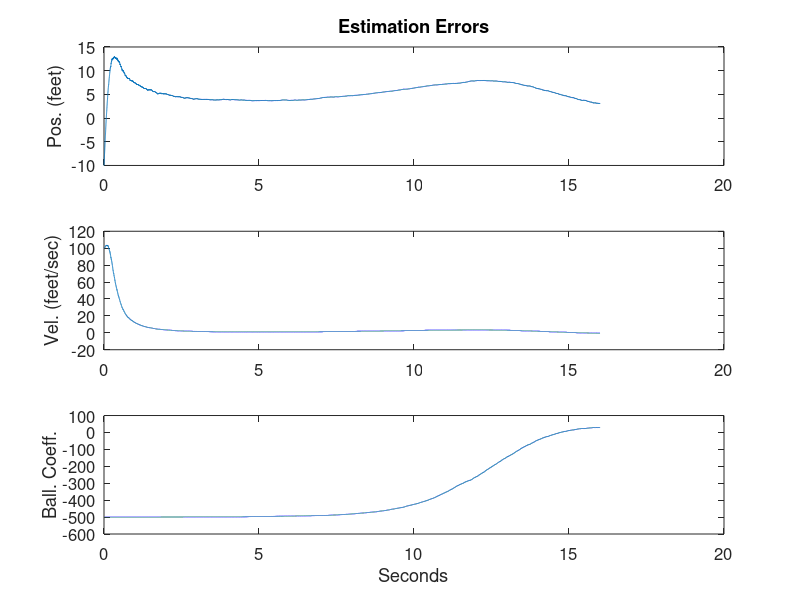
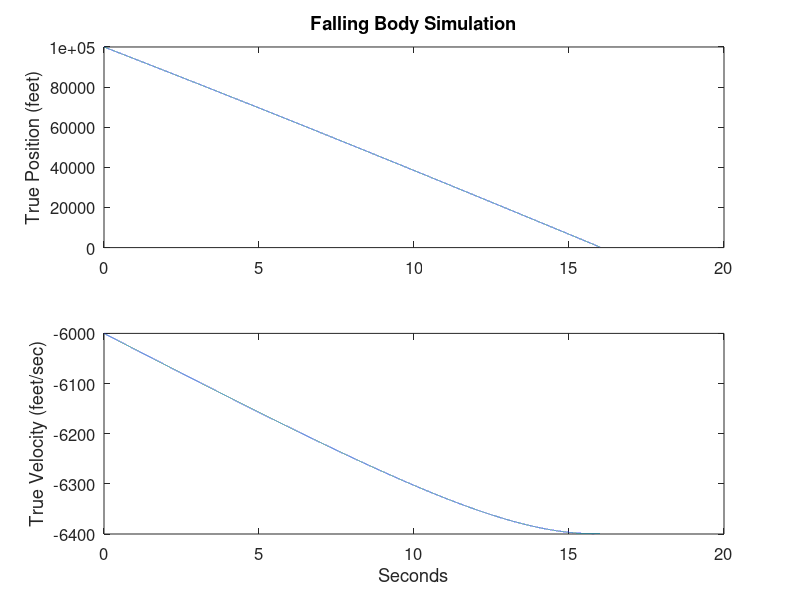

MATLAB code to generate these figures, in order:
function [AltErr, VelErr, BallErr] = ExtendedBody(dt)

% Continuous time etended Kalman filter example
% Track a body falling through the atmosphere
% Input: 
%   dt = simulation/measurement step size
% Outputs:
%   AltErr = RMS altitude estimation error
%   VelErr = RMS velocity estimation error
%   BallErr = RMS ballistic coefficient estimation error

rho0 = 0.0034; % lb-sec^2/ft^4
g = 32.2; % ft/sec^2
k = 22000; % ft
R = 100; % measurement variance (ft^2)
x = [100000; -6000; 2000]; % initial state
xhat = [100010; -6100; 2500]; % initial state estimate
H = [1 0 0]; % measurement matrix
P = [500 0 0; 0 20000 0; 0 0 250000]; % initial estimation error covariance
tf = 16; % simulation length
if ~exist('dt', 'var')
    dt = 0.0004;
end
N = round(tf / dt);
i = 1;
xArray = zeros(3, N+1);
xArray(:, 1) = x;
xhatArray = zeros(3, N+1);
xhatArray(:, 1) = xhat;
for t = dt : dt : tf
   % Simulate the system (rectangular integration).
   xdot(1,1) = x(2);
   xdot(2,1) = rho0 * exp(-x(1)/k) * x(2)^2 / 2 / x(3) - g;
   xdot(3,1) = 0;
   x = x + xdot * dt;
   % Simulate the measurement.
   z = H * x + sqrt(R) * randn;
   % Simulate the filter.
   temp = rho0 * exp(-xhat(1)/k) * xhat(2) / xhat(3);
   F = [0 1 0; -temp * xhat(2) / 2 / k temp ...
      -temp * xhat(2) / 2 / xhat(3); ...
         0 0 0];
   Pdot = F * P + P * F' - P * H' / R * H * P;
   P = P + Pdot * dt;
   K = P * H' / R;
   xhatdot(1,1) = xhat(2);
   xhatdot(2,1) = temp * xhat(2) / 2 - g;
   xhatdot(3,1) = 0;
   xhatdot = xhatdot + K * (z - H * xhat);
   xhat = xhat + xhatdot * dt;
   % Save data for plotting
   i = i + 1;
   xArray(:, i) = x;
   xhatArray(:, i) = xhat;

end

% Plot data.
close all;
t = 0 : dt : tf;

figure;
subplot(3,1,1);
plot(t, xArray(1,:) - xhatArray(1,:));
title('Estimation Errors');
set(gca,'FontSize',12); set(gcf,'Color','White');
ylabel('Pos. (feet)');

AltErr = std(xArray(1,:) - xhatArray(1,:));
disp(['Continuous EKF RMS altitude estimation error = ', num2str(AltErr)]);

subplot(3,1,2);
plot(t, xArray(2,:) - xhatArray(2,:));
set(gca,'FontSize',12); set(gcf,'Color','White');
ylabel('Vel. (feet/sec)');

VelErr = std(xArray(2,:) - xhatArray(2,:));
disp(['Continuous EKF RMS velocity estimation error = ', num2str(VelErr)]);

subplot(3,1,3);
plot(t, xArray(3,:) - xhatArray(3,:));
set(gca,'FontSize',12); set(gcf,'Color','White');
xlabel('Seconds'); ylabel('Ball. Coeff.');

BallErr = std(xArray(3,:) - xhatArray(3,:));
disp(['Continuous EKF RMS ballistic coefficient estimation error = ', num2str(BallErr)]);

figure;
subplot(2,1,1);
plot(t, xArray(1,:));
title('Falling Body Simulation', 'FontSize', 12);
set(gca,'FontSize',12); set(gcf,'Color','White');
ylabel('True Position (feet)');

subplot(2,1,2);
plot(t, xArray(2,:));
set(gca,'FontSize',12); set(gcf,'Color','White');
xlabel('Seconds'); ylabel('True Velocity (feet/sec)');
